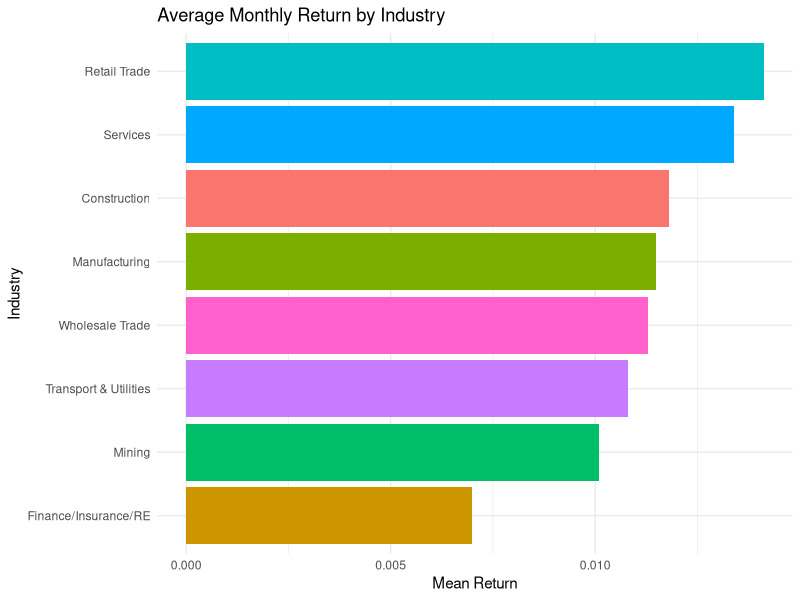
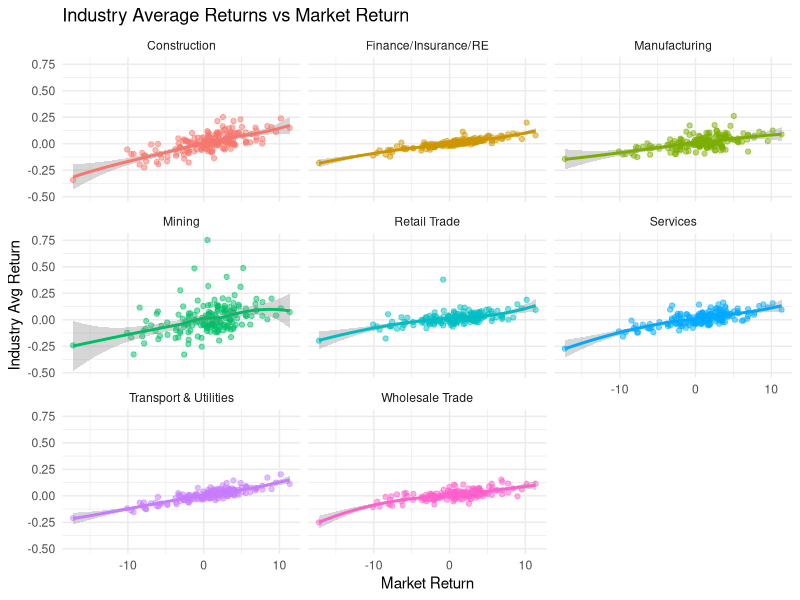
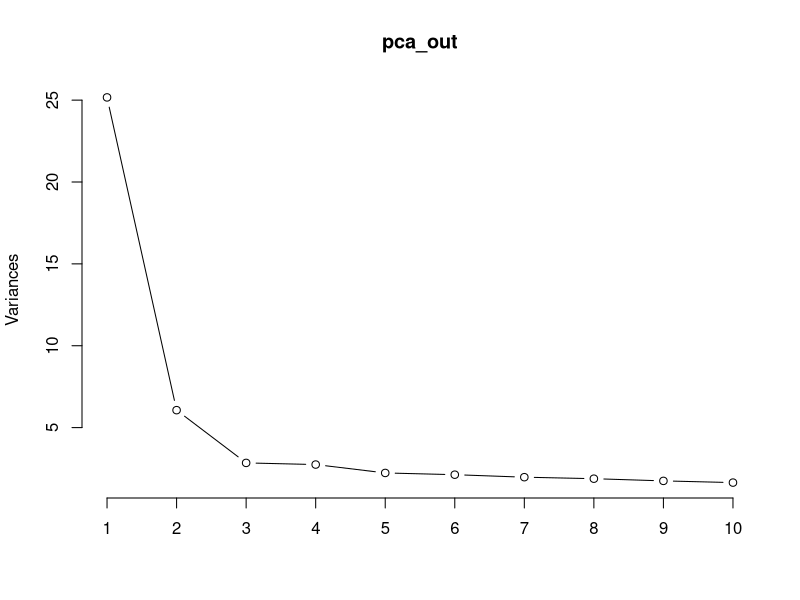
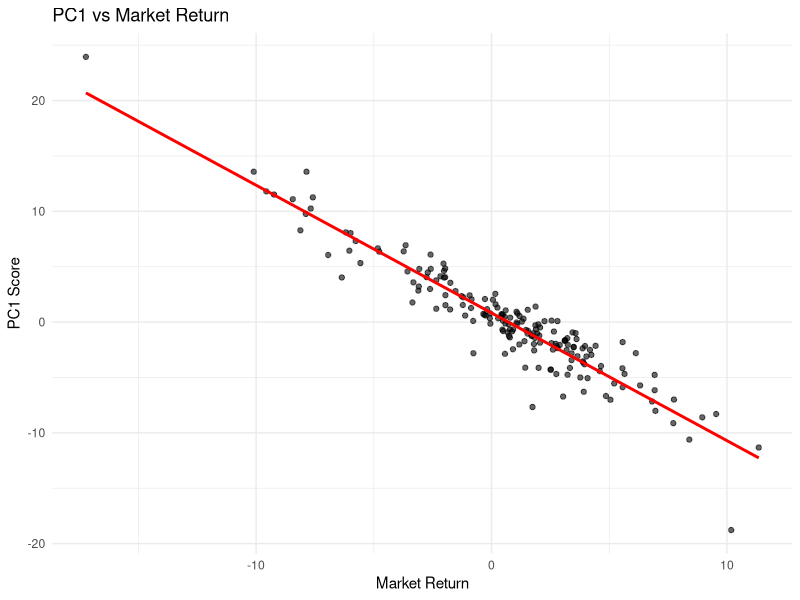
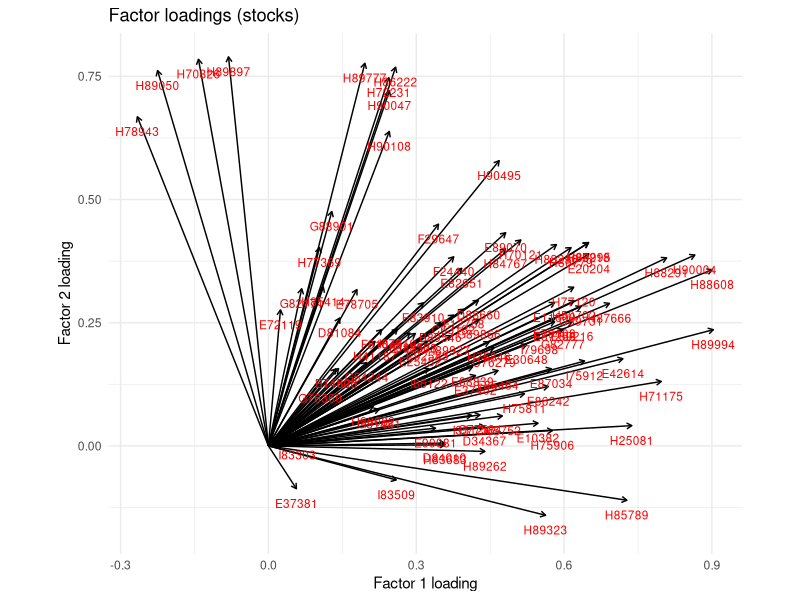
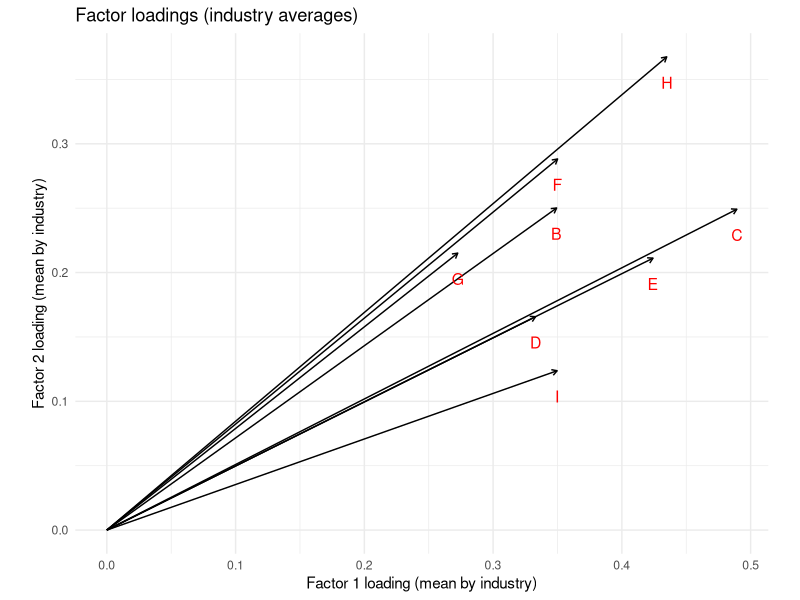

The R script that drew these images, in order:
## ---- chunk 1
library(tidyverse)
library(zoo)
library(broom)
## ---- chunk 2
market_df <- read.csv(here::here("data/Market.csv"))
sample_df <- read.csv(here::here("data/SampleK.csv"))
## ---- chunk 3
colSums(is.na(sample_df))

range(sample_df$Date)

tibble(stock = names(sample_df)[-1]) %>%
  mutate(industry = substr(stock,1,1)) %>%
  count(industry)
## ---- chunk 4
sample_df <- sample_df %>%
  mutate(Date = as.yearmon(str_remove(Date, "Y"), format = "%Y M%m"))

market_df <- market_df %>%
  mutate(Date = as.yearmon(str_remove(Date, "Y"), format = "%Y M%m"))
  
## ---- chunk 5
stocks_long <- sample_df %>%
  pivot_longer(-Date, names_to = "stock", values_to = "ret") %>%
  mutate(industry = substr(stock,1,1),
         industry_name = recode(industry,
           B = "Mining",
           C = "Construction",
           D = "Manufacturing",
           E = "Transport & Utilities",
           F = "Wholesale Trade",
           G = "Retail Trade",
           H = "Finance/Insurance/RE",
           I = "Services"
         ))

industry_summary <- stocks_long %>%
  group_by(industry_name) %>%
  summarise(
    mean_return = mean(ret, na.rm = TRUE),
    sd_return   = sd(ret, na.rm = TRUE),
    .groups = "drop"
  )

ggplot(industry_summary, aes(x = reorder(industry_name, mean_return),
                             y = mean_return, fill = industry_name)) +
  geom_col() +
  coord_flip() +  
  labs(title = "Average Monthly Return by Industry",
       x = "Industry", y = "Mean Return") +
  theme_minimal() +
  theme(legend.position = "none")

sampleXmarket <- stocks_long %>%
  left_join(market_df, by = "Date")

industry_ts <- sampleXmarket %>%
  group_by(Date, industry_name) %>%
  summarise(
    avg_ret = mean(ret, na.rm = TRUE),
    MarketReturn = first(MarketReturn),  
    .groups = "drop"
  )

ggplot(industry_ts, aes(x = MarketReturn, y = avg_ret, color = industry_name)) +
  geom_point(alpha = 0.5) +
  geom_smooth() +
  facet_wrap(~ industry_name, scales = "fixed") +
  labs(
    title = "Industry Average Returns vs Market Return",
    x = "Market Return",
    y = "Industry Avg Return"
  ) +
  theme_minimal() +
  theme(legend.position = "none")
## ---- chunk 6
pca_out <- prcomp(sample_df[,-1], scale. = TRUE)
plot(pca_out, type = "line")

summary(pca_out)
## ---- chunk 7
pc_scores <- as.data.frame(pca_out$x)   
pc1_scores <- pc_scores$PC1

pca_vs_market <- tibble(
  Date = sample_df$Date,  
  PC1 = pc1_scores) %>%
  left_join(market_df, by = "Date")

cor(pca_vs_market$PC1, pca_vs_market$MarketReturn, use = "pairwise.complete.obs")


ggplot(pca_vs_market, aes(x = MarketReturn, y = PC1)) +
  geom_point(alpha = 0.6) +
  geom_smooth(method = "lm", se = FALSE, color = "red") +
  labs(
    title = "PC1 vs Market Return",
    x = "Market Return",
    y = "PC1 Score"
  ) +
  theme_minimal()



## ---- chunk 8
fact_out <- factanal(sample_df[,-1], factors = 2, rotation = "varimax") 

loadings_df <- as.data.frame(unclass(fact_out$loadings))
loadings_df$stock <- rownames(loadings_df)
loadings_df$industry <- substr(loadings_df$stock, 1, 1)

industry_factor <- loadings_df %>%
  group_by(industry) %>%
  summarise(
    mean_F1 = mean(Factor1, na.rm = TRUE),
    mean_F2 = mean(Factor2, na.rm = TRUE)
  )

library(broom)
## ---- chunk 9
fact_out_2 <- factanal(sample_df[,-1], factors = 3, rotation = "varimax") 

loadings_df2 <- as.data.frame(unclass(fact_out_2$loadings))
loadings_df2$stock <- rownames(loadings_df2)
loadings_df2$industry <- substr(loadings_df2$stock, 1, 1)

industry_factor2 <- loadings_df2 %>%
  group_by(industry) %>%
  summarise(
    mean_F1 = mean(Factor1, na.rm = TRUE),
    mean_F2 = mean(Factor2, na.rm = TRUE),
    mean_F3 = mean(Factor3, na.rm = TRUE))


## ---- chunk 10
# 1) Build a tidy data frame for plotting
df_plot <- loadings_df %>%
  dplyr::transmute(
    variable = stock,
    industry = industry,
    fl1 = Factor1,
    fl2 = Factor2
  )

# 2) Plot arrows from origin to each loading pair
library(ggplot2)
ggplot(df_plot, aes(x = fl1, y = fl2, label = variable)) +
  geom_segment(aes(xend = fl1, yend = fl2, x = 0, y = 0),
               arrow = arrow(length = unit(0.15, "cm"))) +
  geom_text(color = "red", nudge_y = -0.03, size = 3) +
  labs(x = "Factor 1 loading", y = "Factor 2 loading",
       title = "Factor loadings (stocks)") +
  coord_equal() +
  theme_minimal()
## ---- chunk 11
 
# Use your already computed industry_factor table:
industry_plot <- industry_factor %>%
  dplyr::rename(fl1 = mean_F1, fl2 = mean_F2)

ggplot(industry_plot, aes(x = fl1, y = fl2, label = industry)) +
  geom_segment(aes(xend = fl1, yend = fl2, x = 0, y = 0),
               arrow = arrow(length = unit(0.15, "cm"))) +
  geom_text(color = "red", nudge_y = -0.02, size = 4) +
  labs(x = "Factor 1 loading (mean by industry)",
       y = "Factor 2 loading (mean by industry)",
       title = "Factor loadings (industry averages)") +
  coord_equal() +
  theme_minimal()

